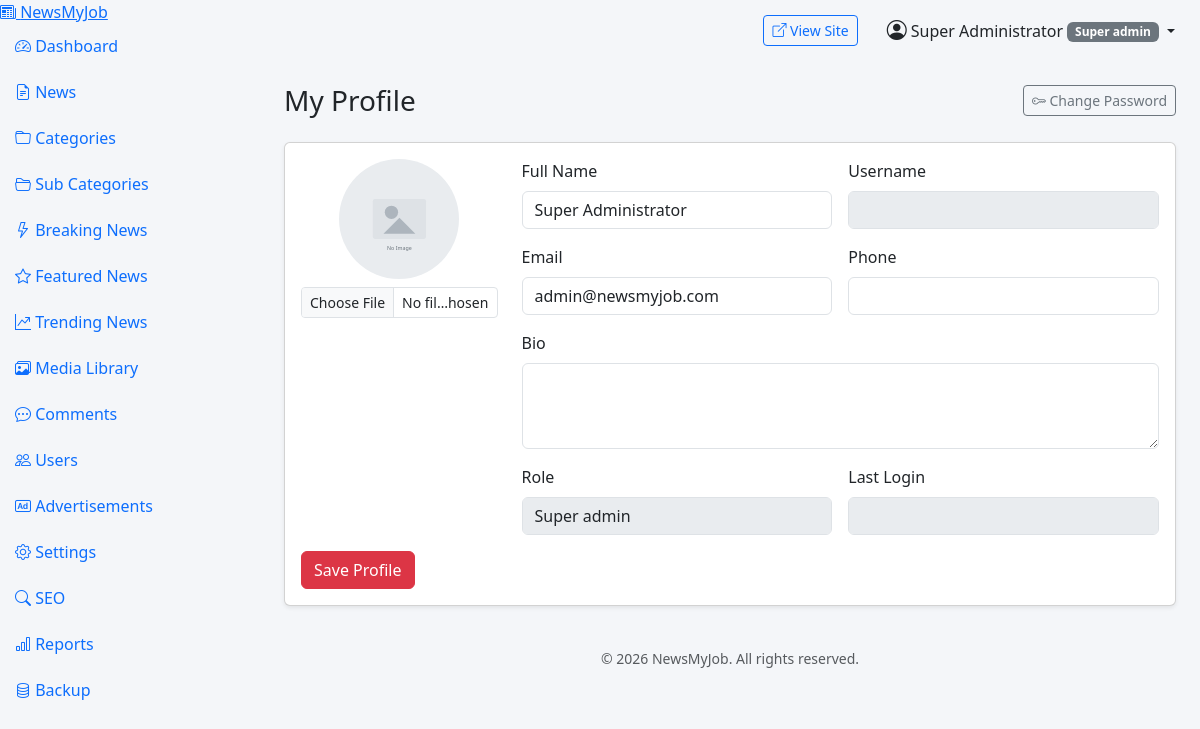
Screenshot of /admin/profile.php (signed in) with the database file from the repository.
### tables this page shows
CREATE TABLE `users` (
  `id` int(11) UNSIGNED NOT NULL AUTO_INCREMENT,
  `name` varchar(100) NOT NULL,
  `username` varchar(50) NOT NULL,
  `email` varchar(100) NOT NULL,
  `password` varchar(255) NOT NULL,
  `avatar` varchar(255) DEFAULT NULL,
  `role` enum('super_admin','admin','editor','author') NOT NULL DEFAULT 'author',
  `bio` text DEFAULT NULL,
  `phone` varchar(20) DEFAULT NULL,
  `status` enum('active','inactive') NOT NULL DEFAULT 'active',
  `remember_token` varchar(255) DEFAULT NULL,
  `reset_token` varchar(255) DEFAULT NULL,
  `reset_expires` datetime DEFAULT NULL,
  `last_login` datetime DEFAULT NULL,
  `created_at` datetime NOT NULL DEFAULT CURRENT_TIMESTAMP,
  `updated_at` datetime NOT NULL DEFAULT CURRENT_TIMESTAMP ON UPDATE CURRENT_TIMESTAMP,
  PRIMARY KEY (`id`),
  UNIQUE KEY `username` (`username`),
  UNIQUE KEY `email` (`email`)
);

### functions/compat.php (called while the page is built, shortened)
<?php
function adminUrl(string $path = ''): string
{
    return rtrim(ADMIN_URL, '/') . '/' . ltrim($path, '/');
}
function url(string $path = ''): string
{
    return rtrim(BASE_URL, '/') . '/' . ltrim($path, '/');
}
function uploadUrl(string $path): string
{
    if ($path === '') {
        return asset('images/placeholder.svg');
    }
    return UPLOADS_URL . '/' . ltrim($path, '/');
}
function currentUser(): ?array
{
    return Auth::user();
}

### includes/Session.php (called while the page is built, shortened)
<?php
class Session
{
    public static function get(string $key, mixed $default = null): mixed
    {
        return $_SESSION[$key] ?? $default;
    }
    public static function has(string $key): bool
    {
        return isset($_SESSION[$key]);
    }
}

### includes/Auth.php (called while the page is built, shortened)
<?php
class Auth
{
    public static function check(): bool
    {
        return Session::has('user_id');
    }
    public static function id(): ?int
    {
        $id = Session::get('user_id');
        return $id ? (int) $id : null;
    }
    public static function user(): ?array
    {
        return [
            'id'     => self::id(),
            'name'   => Session::get('user_name'),
            'email'  => Session::get('user_email'),
            'role'   => Session::get('user_role'),
            'avatar' => Session::get('user_avatar'),
        ];
    }
}

### models/UserModel.php (called while the page is built, shortened)
<?php
class UserModel
{
    private PDO $db;
    public function __construct()
    {
        $this->db = Database::getInstance();
    }
    public function findById(int $id): ?array
    {
        $stmt = $this->db->prepare('SELECT * FROM users WHERE id = ? LIMIT 1');
        $stmt->execute([$id]);
        $user = $stmt->fetch();
        return $user ?: null;
    }
}

### config/database.php (called while the page is built, shortened)
<?php
return [
    'host'     => 'localhost',
    'dbname'   => 'newsmyjob',
    'username' => 'root',
    'password' => '',
    'charset'  => 'utf8mb4',
    'options'  => [
        PDO::ATTR_ERRMODE            => PDO::ERRMODE_EXCEPTION,
        PDO::ATTR_DEFAULT_FETCH_MODE => PDO::FETCH_ASSOC,
        PDO::ATTR_EMULATE_PREPARES   => false,
    ],
];

### includes/Database.php (called while the page is built, shortened)
<?php
class Database
{
    private static ?PDO $instance = null;
    public static function getInstance(): PDO
    {
        if (self::$instance === null) {
            $config = require APP_ROOT . '/config/database.php';
            $dsn = sprintf(
                'mysql:host=%s;dbname=%s;charset=%s',
                $config['host'],
                $config['dbname'],
                $config['charset']
            );
            self::$instance = new PDO(
                $dsn,
                $config['username'],
                $config['password'],
                $config['options']
            );
        }
        return self::$instance;
    }
}

### includes/bootstrap.php (called while the page is built, shortened)
<?php
require_once APP_ROOT . '/includes/Database.php';
require_once APP_ROOT . '/includes/Session.php';
require_once APP_ROOT . '/includes/Auth.php';
require_once APP_ROOT . '/functions/helpers.php';
require_once APP_ROOT . '/functions/compat.php';
spl_autoload_register(function (string $class): void {
    foreach (['/models/', '/controllers/'] as $dir) {
        $file = APP_ROOT . $dir . $class . '.php';
        if (file_exists($file)) {
            return;
        }
    }
});

### functions/helpers.php (called while the page is built, shortened)
<?php
function e(?string $string): string
{
    return htmlspecialchars($string ?? '', ENT_QUOTES, 'UTF-8');
}
function formatDateTime(?string $datetime, string $format = 'M d, Y h:i A'): string
{
    if (empty($datetime)) {
        return '';
    }
    return date($format, strtotime($datetime));
}
function asset(string $path): string
{
    return ASSETS_URL . '/' . ltrim($path, '/');
}

### admin/profile.php (the view, shortened to what this page needs)
<?php
require_once dirname(__DIR__) . '/includes/bootstrap.php';
$userModel = new UserModel();
$userId = Auth::id();
$user = $userModel->findById($userId);
require APP_ROOT . '/includes/header.php';
?>
<div class="d-flex justify-content-between align-items-center mb-4">
    <h1 class="h3 mb-0">My Profile</h1>
    <a href="<?= adminUrl('change-password.php') ?>" class="btn btn-outline-secondary btn-sm"><i class="bi bi-key"></i> Change Password</a>
</div>
<div class="card shadow-sm">
    <div class="card-body">
        <form method="POST" enctype="multipart/form-data">
            <div class="row">
                <div class="col-md-3 text-center mb-3">
                    <img src="<?= uploadUrl($user['avatar'] ?? '') ?>" alt="Avatar" class="rounded-circle mb-2" width="120" height="120" style="object-fit:cover;">
                    <input type="file" name="avatar" class="form-control form-control-sm" accept="image/*">
                </div>
                <div class="col-md-9">
                    <div class="row g-3">
                        <div class="col-md-6">
                            <label class="form-label">Full Name</label>
                            <input type="text" name="name" class="form-control" value="<?= e($user['name']) ?>" required>
                        </div>
                        <div class="col-md-6">
                            <label class="form-label">Username</label>
                            <input type="text" class="form-control" value="<?= e($user['username']) ?>" disabled>
                        </div>
                        <div class="col-md-6">
                            <label class="form-label">Email</label>
                            <input type="email" name="email" class="form-control" value="<?= e($user['email']) ?>" required>
                        </div>
                        <div class="col-md-6">
                            <label class="form-label">Phone</label>
                            <input type="text" name="phone" class="form-control" value="<?= e($user['phone'] ?? '') ?>">
                        </div>
                        <div class="col-12">
                            <label class="form-label">Bio</label>
                            <textarea name="bio" class="form-control" rows="3"><?= e($user['bio'] ?? '') ?></textarea>
                        </div>
                        <div class="col-md-6">
                            <label class="form-label">Role</label>
                            <input type="text" class="form-control" value="<?= e(ucfirst(str_replace('_', ' ', $user['role']))) ?>" disabled>
                        </div>
                        <div class="col-md-6">
                            <label class="form-label">Last Login</label>
                            <input type="text" class="form-control" value="<?= e(formatDateTime($user['last_login'] ?? '')) ?>" disabled>
                        </div>
                    </div>
                </div>
            </div>
            <div class="mt-3">
                <button type="submit" class="btn btn-danger">Save Profile</button>
            </div>
        </form>
    </div>
</div>
<?php require APP_ROOT . '/includes/footer.php'; ?>

### includes/navbar.php (shortened to what this page needs)
<?php
$user = currentUser();
?>
<nav class="admin-navbar navbar navbar-expand-lg">
    <div class="container-fluid">
        <div class="ms-auto d-flex align-items-center gap-3">
            <a href="<?= url() ?>" target="_blank" class="btn btn-sm btn-outline-primary">
                <i class="bi bi-box-arrow-up-right"></i> View Site
            </a>
            <div class="dropdown">
                <button class="btn btn-link dropdown-toggle text-dark text-decoration-none" data-bs-toggle="dropdown">
                    <i class="bi bi-person-circle fs-5"></i>
                    <?= e($user['name'] ?? '') ?>
                    <span class="badge bg-secondary"><?= e(ucfirst(str_replace('_', ' ', $user['role']))) ?></span>
                </button>
            </div>
        </div>
    </div>
</nav>

### assets/css/admin.css (style rules this page uses)
:root { --sidebar-width: 260px; --primary-color: #dc3545; --sidebar-bg: #1a1d21; }
body { font-family: 'Segoe UI', system-ui, sans-serif; background: #f4f6f9; }

### rows the page displays
users: name "Super Administrator", role "Super admin", email "admin@newsmyjob.com"

### other values shown
getSetting('site_name', 'NewsMyJob') "NewsMyJob"
